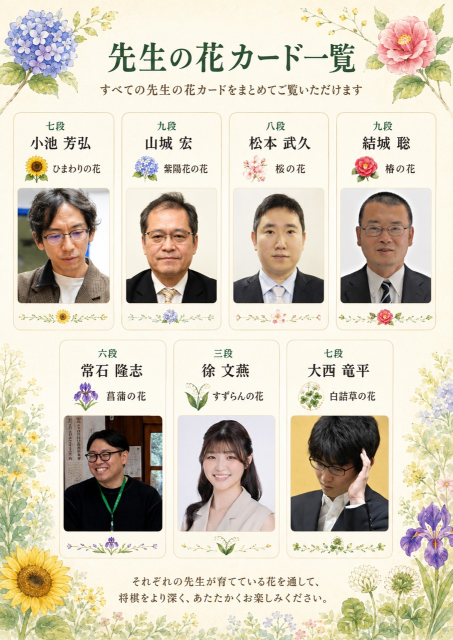
#> input picture output/images/suiyoukai_teacher_flower_cards_layout_source.png, 905 x 1280 px (shown at 1/2 size)
$ python build_teacher_cards_exact_photos.py
#> lines starting #> are read from the running program, lines starting #| are printed output that depends on the picture
from pathlib import Path

from PIL import Image, ImageChops, ImageDraw, ImageFilter, ImageOps
from reportlab.lib.pagesizes import A4
from reportlab.pdfgen import canvas


ROOT = Path(__file__).resolve().parents[1]
TARGET = ROOT / "output" / "images" / "suiyoukai_teacher_flower_cards_layout_source.png"
SIGN_SOURCE = ROOT / "output" / "pdf" / "suiyoukai_app_guide_source.jpg"
IMAGE_OUT = ROOT / "output" / "images" / "suiyoukai_teacher_flower_cards_exact_photos.png"
PDF_OUT = ROOT / "output" / "pdf" / "suiyoukai_teacher_flower_cards_exact_photos_A4_print.pdf"


# Coordinates are the inner photo areas in the approved 904 x 1280 layout.
# Each source is the exact file currently selected by the app's CSS.
PORTRAITS = [
    ("小池 芳弘 七段", ROOT / "assets" / "teacher-koike.jpg", (35, 377, 218, 606), (0.50, 0.48)),
    ("山城 宏 九段", ROOT / "assets" / "teacher-yamashiro.jpg", (251, 377, 434, 606), (0.50, 0.50)),
    ("松本 武久 八段", ROOT / "assets" / "teacher-matsumoto-suit-20260706-v3.png", (467, 377, 650, 606), (0.50, 0.50)),
    ("結城 聡 九段", ROOT / "assets" / "teacher-yuki.jpg", (682, 377, 872, 606), (0.50, 0.48)),
    ("常石 隆志 六段", ROOT / "assets" / "teacher-tsuneishi-20260713-photo-2.jpg", (126, 831, 325, 1063), (0.50, 0.50)),
    ("徐 文燕 三段", ROOT / "assets" / "teacher-jo-bunen-20260719.jpg", (356, 831, 551, 1063), (0.50, 0.50)),
    ("大西 竜平 七段", ROOT / "assets" / "teacher-onishi-ryohei-20260719.jpg", (581, 831, 778, 1063), (0.50, 0.50)),
]


def rounded_mask(size: tuple[int, int], radius: int = 8) -> Image.Image:
    mask = Image.new("L", size, 0)
    ImageDraw.Draw(mask).rounded_rectangle((0, 0, size[0] - 1, size[1] - 1), radius=radius, fill=255)
    return mask


def paste_exact_portrait(
    poster: Image.Image,
    source_path: Path,
    box: tuple[int, int, int, int],
    centering: tuple[float, float],
) -> None:
    x1, y1, x2, y2 = box
    size = (x2 - x1, y2 - y1)
    with Image.open(source_path) as source:
        portrait = ImageOps.fit(
            source.convert("RGB"),
            size,
            method=Image.Resampling.LANCZOS,
            centering=centering,
        )
    poster.paste(portrait, (x1, y1), rounded_mask(size))


def signature_layer() -> Image.Image:
    with Image.open(SIGN_SOURCE) as source:
        # The original handwritten signature and feather from the lower-left.
        crop = source.convert("RGB").crop((42, 1232, 342, 1278))
    crop = crop.resize((235, 36), Image.Resampling.LANCZOS)

    # Preserve the original signature as a photographic crop. Feather only
    # the outer edge so the cream paper blends into the poster naturally.
    alpha = Image.new("L", crop.size, 255)
    edge = 7
    draw = ImageDraw.Draw(alpha)
    for i in range(edge):
        opacity = round(255 * (i + 1) / edge)
        draw.rectangle((i, i, crop.width - 1 - i, crop.height - 1 - i), outline=opacity)
    rgba = crop.convert("RGBA")
    rgba.putalpha(alpha)
    return rgba


def mm(value: float) -> float:
    return value * 72 / 25.4


def build() -> None:
    IMAGE_OUT.parent.mkdir(parents=True, exist_ok=True)
    PDF_OUT.parent.mkdir(parents=True, exist_ok=True)

    with Image.open(TARGET) as target:
#> target is the input picture: PIL image 905x1280 RGB; mean R, G, B 213, 205.3, 188
        poster = target.convert("RGB")

    for _, source_path, box, centering in PORTRAITS:
        paste_exact_portrait(poster, source_path, box, centering)
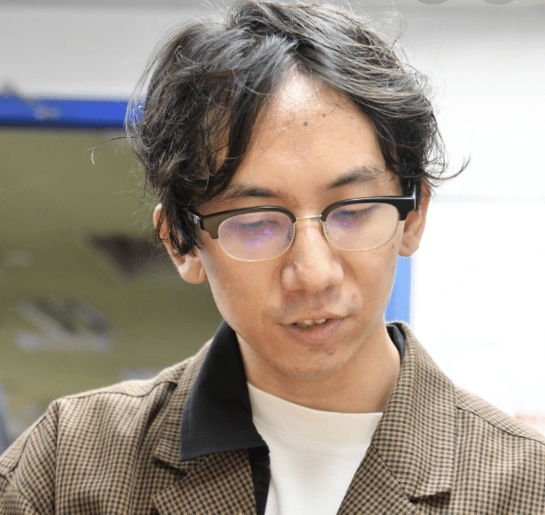
#> input picture assets/teacher-koike.jpg, 1090 x 1029 px (shown at 1/2 size)
#> in paste_exact_portrait, source is the input picture: PIL image 1090x1029 RGB; mean R, G, B 161.3, 149.9, 137.8
#> in paste_exact_portrait, `portrait = ImageOps.fit( source.convert("RGB"), size, method=Image.Res..`:
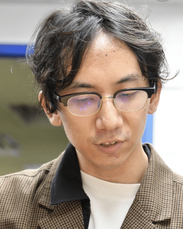
#> portrait: PIL image 183x229 RGB; mean R, G, B 153.8, 139.6, 126.6
#> in rounded_mask, `mask = Image.new("L", size, 0)`: mask: PIL image 183x229 L; every value is 0
#> in rounded_mask, `ImageDraw.Draw(mask).rounded_rectangle((0, 0, size[0] - 1, size[1] - 1..`:
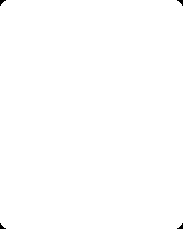
#> mask: PIL image 183x229 L; 99.8% white; 4 black regions (4 under 20 px)
#> pass 2 of the loop in build, `for _, source_path, box, centering in PORTRAITS:`:
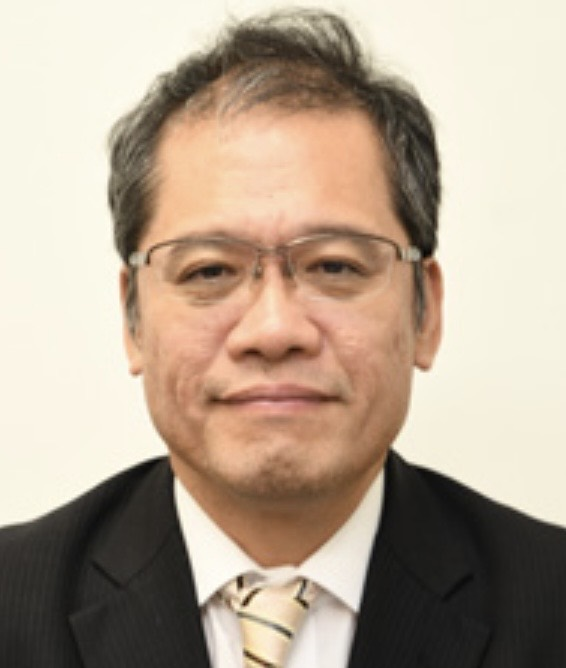
#> input picture assets/teacher-yamashiro.jpg, 566 x 668 px
#> in paste_exact_portrait, source is the input picture: PIL image 566x668 RGB; mean R, G, B 180.3, 163.8, 145.9
#> in paste_exact_portrait (call 2), `portrait = ImageOps.fit( source.convert("RGB"), size, method=Image.Res..`:
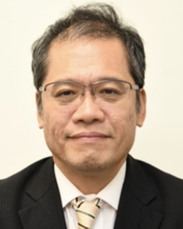
#> portrait: PIL image 183x229 RGB; mean R, G, B 178.9, 161.5, 143.4
#> in paste_exact_portrait (call 2), `poster.paste(portrait, (x1, y1), rounded_mask(size))`:
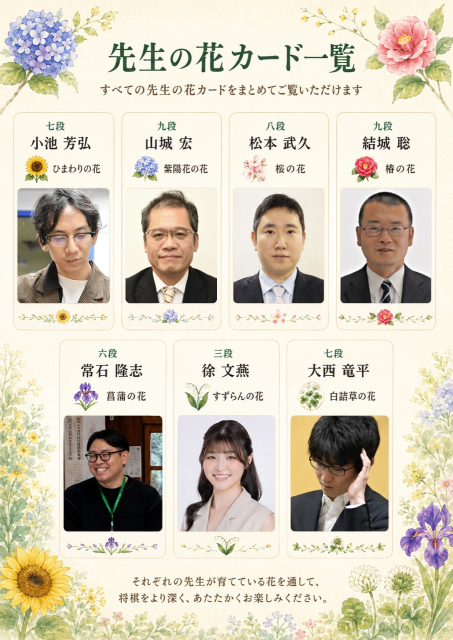
#> poster: PIL image 905x1280 RGB (shown at 1/2 size); mean R, G, B 213.3, 205.8, 188.5

    signature = signature_layer()
    poster.paste(signature, (48, 1237), signature)
    poster.save(IMAGE_OUT, format="PNG", dpi=(300, 300), optimize=True)

    # Make a 300 dpi print master without changing the approved composition.
    target_width = round(194 / 25.4 * 300)
    target_height = round(target_width * poster.height / poster.width)
    master = poster.resize((target_width, target_height), Image.Resampling.LANCZOS)
    master_path = IMAGE_OUT.with_name("suiyoukai_teacher_flower_cards_exact_photos_300dpi.jpg")
    master.save(master_path, "JPEG", quality=96, subsampling=0, dpi=(300, 300), optimize=True)

    page_width, page_height = A4
    image_width = mm(194)
    image_height = image_width * target_height / target_width
    image_x = (page_width - image_width) / 2
    image_y = (page_height - image_height) / 2

    pdf = canvas.Canvas(str(PDF_OUT), pagesize=A4, pageCompression=1)
    pdf.setTitle("水曜会 先生の花カード一覧 元写真版 A4印刷用")
    pdf.setAuthor("Apollon Team")
    pdf.drawImage(
        str(master_path), image_x, image_y,
        width=image_width, height=image_height,
        preserveAspectRatio=True, anchor="c", mask="auto",
    )
    pdf.showPage()
    pdf.save()


if __name__ == "__main__":
#> (the run stopped early here; a loop or call above may not have finished)
